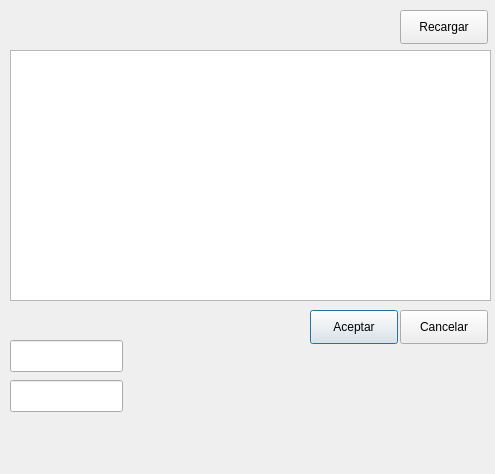
<?xml version="1.0" encoding="UTF-8"?>
<ui version="4.0">
 <class>monitor</class>
 <widget class="QDialog" name="monitor">
  <property name="geometry">
   <rect>
    <x>0</x>
    <y>0</y>
    <width>495</width>
    <height>474</height>
   </rect>
  </property>
  <property name="windowTitle">
   <string>Dialog</string>
  </property>
  <widget class="QTableView" name="tableView">
   <property name="geometry">
    <rect>
     <x>10</x>
     <y>50</y>
     <width>481</width>
     <height>251</height>
    </rect>
   </property>
  </widget>
  <widget class="QPushButton" name="cancelPushButton">
   <property name="geometry">
    <rect>
     <x>310</x>
     <y>310</y>
     <width>88</width>
     <height>34</height>
    </rect>
   </property>
   <property name="text">
    <string>Aceptar</string>
   </property>
  </widget>
  <widget class="QPushButton" name="pushButton_2">
   <property name="geometry">
    <rect>
     <x>400</x>
     <y>310</y>
     <width>88</width>
     <height>34</height>
    </rect>
   </property>
   <property name="text">
    <string>Cancelar</string>
   </property>
  </widget>
  <widget class="QPushButton" name="pushButton_3">
   <property name="geometry">
    <rect>
     <x>400</x>
     <y>10</y>
     <width>88</width>
     <height>34</height>
    </rect>
   </property>
   <property name="text">
    <string>Recargar</string>
   </property>
  </widget>
  <widget class="QLineEdit" name="lineEdit1">
   <property name="geometry">
    <rect>
     <x>10</x>
     <y>340</y>
     <width>113</width>
     <height>32</height>
    </rect>
   </property>
  </widget>
  <widget class="QLineEdit" name="lineEdit2">
   <property name="geometry">
    <rect>
     <x>10</x>
     <y>380</y>
     <width>113</width>
     <height>32</height>
    </rect>
   </property>
  </widget>
 </widget>
 <resources/>
 <connections/>
</ui>
